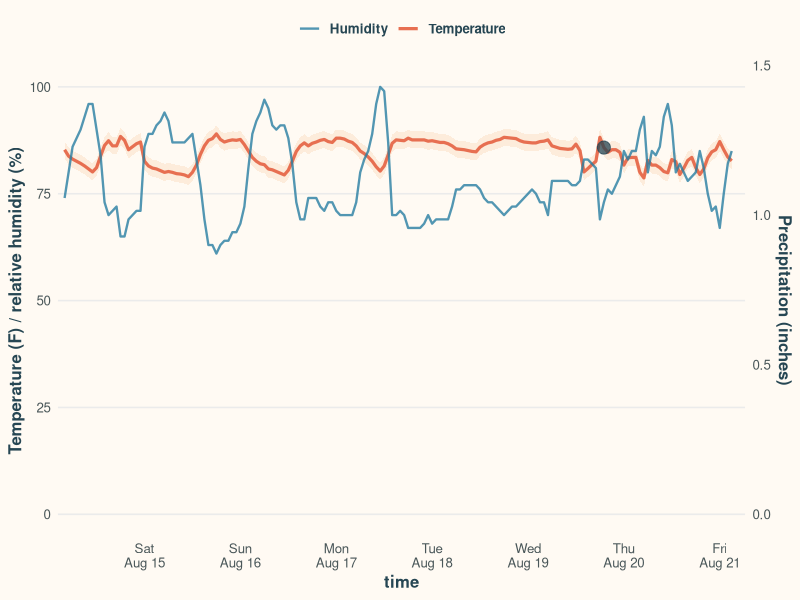
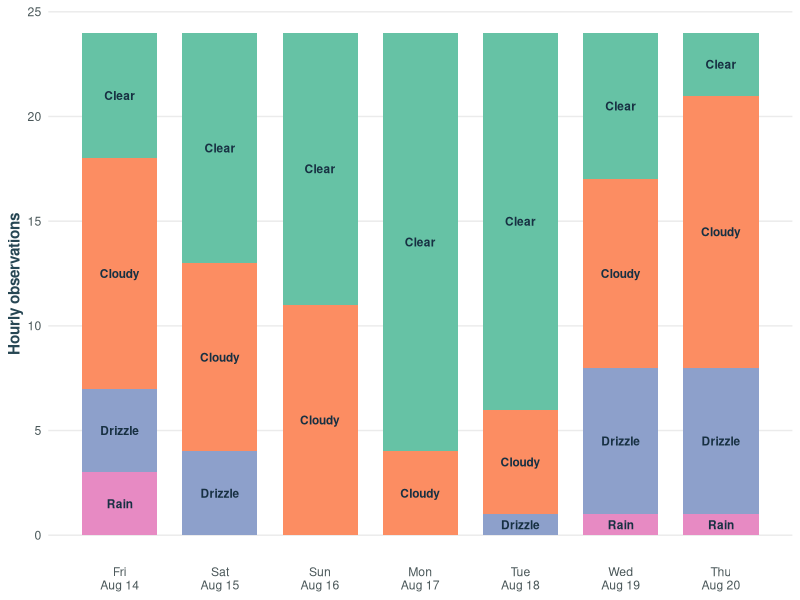

Source code (R) for these figures, in order:
## ---- chunk 1
#| label: setup
#| include: false

library(tidyverse)
library(lubridate)

weather <- read_csv("data/sarasota-weather.csv", show_col_types = FALSE) |>
  mutate(
    date = as.Date(date),
    day = format(date, "%a %b %-d"),
    weather = factor(weather)
  )

period_start <- min(weather$date)
period_end <- max(weather$date)

summary_stats <- weather |>
  summarise(
    high = max(temperature_f),
    low = min(temperature_f),
    rain = sum(precipitation_in),
    windy = max(wind_mph)
  )
## ---- chunk 2
#| label: weather-plot
#| fig-width: 11
#| fig-height: 7
#| fig-cap: "Hourly temperature, humidity, rainfall, and wind speed."

plot_data <- weather |>
  mutate(
    rainfall = if_else(precipitation_in > 0, precipitation_in, NA_real_),
    wind_label = if_else(wind_mph >= 15, sprintf("%.0f mph", wind_mph), NA_character_)
  )

ggplot(plot_data, aes(x = time)) +
  geom_col(aes(y = precipitation_in * 70), fill = "#79c7d3", alpha = 0.55, width = 0.035) +
  geom_ribbon(aes(ymin = temperature_f - 2, ymax = temperature_f + 2),
              fill = "#f3a261", alpha = 0.16) +
  geom_line(aes(y = temperature_f, color = "Temperature"), linewidth = 1.1) +
  geom_line(aes(y = humidity_percent, color = "Humidity"), linewidth = 0.8, alpha = 0.8) +
  geom_point(data = filter(plot_data, wind_mph >= 15),
             aes(y = temperature_f, size = wind_mph), color = "#264653", alpha = 0.75) +
  scale_color_manual(values = c("Temperature" = "#e76f51", "Humidity" = "#277da1")) +
  scale_size_continuous(range = c(2, 5), guide = "none") +
  scale_y_continuous(
    name = "Temperature (F) / relative humidity (%)",
    limits = c(0, 100),
    sec.axis = sec_axis(~ . / 70, name = "Precipitation (inches)")
  ) +
  scale_x_datetime(date_breaks = "1 day", date_labels = "%a\n%b %-d", expand = expansion(mult = c(0.01, 0.02))) +
  labs(color = NULL) +
  theme_minimal(base_size = 12) +
  theme(
    plot.background = element_rect(fill = "#fffaf3", color = NA),
    panel.background = element_rect(fill = "#fffaf3", color = NA),
    panel.grid.minor = element_blank(),
    panel.grid.major.x = element_blank(),
    axis.title = element_text(color = "#264653", face = "bold"),
    axis.text = element_text(color = "#4a5759"),
    legend.position = "top",
    legend.text = element_text(color = "#264653", face = "bold"),
    plot.caption = element_text(color = "#6b7280")
  )
## ---- chunk 3
#| label: conditions
#| fig-width: 11
#| fig-height: 3.5

weather |>
  count(date, weather) |>
  ggplot(aes(x = date, y = n, fill = weather)) +
  geom_col(width = 0.75, show.legend = FALSE) +
  geom_text(aes(label = weather), position = position_stack(vjust = 0.5),
            size = 3, color = "#173042", fontface = "bold") +
  scale_x_date(date_breaks = "1 day", date_labels = "%a\n%b %-d") +
  scale_fill_brewer(palette = "Set2") +
  labs(x = NULL, y = "Hourly observations") +
  theme_minimal(base_size = 11) +
  theme(
    panel.grid.minor = element_blank(),
    panel.grid.major.x = element_blank(),
    axis.title = element_text(color = "#264653", face = "bold"),
    axis.text = element_text(color = "#4a5759")
  )
